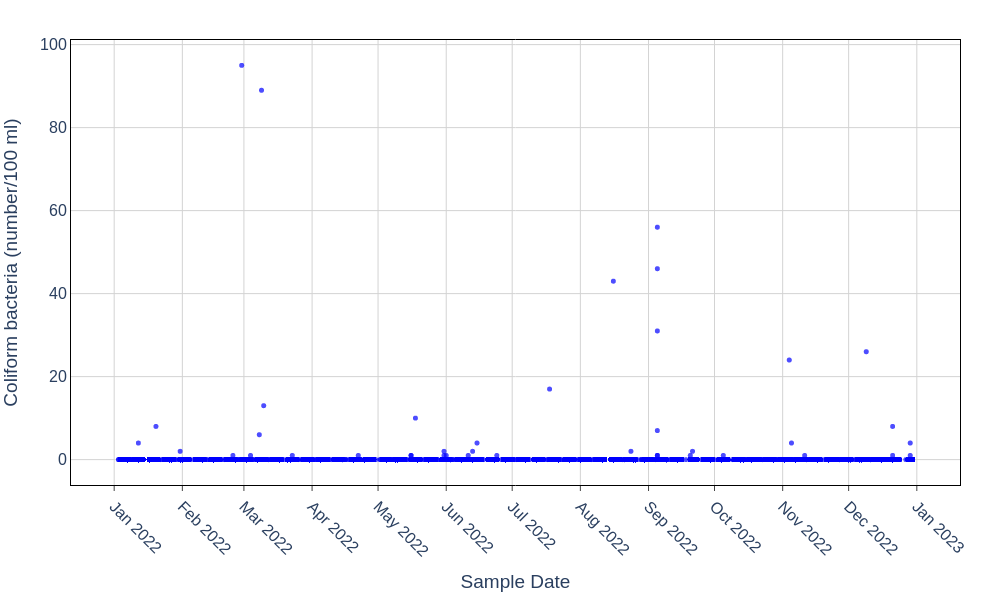

The script that drew this image:
# filename: coliform_timeseries.py
import pandas as pd
import plotly.graph_objects as go

# Load and preprocess data
file_name = "Anglian_Water_Domestic_Water_Quality.csv"
df = pd.read_csv(file_name, encoding="utf-8")
df['Sample_Date'] = pd.to_datetime(df['Sample_Date'], format='%d/%m/%Y %H:%M', errors='coerce')
df_filtered = df[(df['Determinand'] == 'Coliform Bacteria (Indicator)') & df['Result'].notna()].copy()
df_filtered.sort_values('Sample_Date', inplace=True)

# Save filtered data to CSV for the chart
output_csv = "coliform_timeseries_data.csv"
df_filtered[['Sample_Date', 'Result', 'LSOA', 'Sample_Id', 'ObjectId']].to_csv(output_csv, index=False)

# Create plotly figure
fig = go.Figure()

# Add scatter markers for coliform bacteria results
fig.add_trace(go.Scatter(
    x=df_filtered['Sample_Date'],
    y=df_filtered['Result'],
    mode='markers',
    marker=dict(
        size=5,
        symbol='circle',
        color='blue',
        opacity=0.7
    ),
    name='Sample results'
))

# Layout settings
fig.update_layout(
    template='plotly_white',
    font=dict(size=16),
    margin=dict(l=60, r=40, t=40, b=80),
    xaxis=dict(
        title='Sample Date',
        showgrid=True,
        gridcolor='lightgrey',
        tickformat='%b %Y',
        tickangle=45,
        dtick="M1",
        ticks="outside",
        showline=True,
        linecolor='black',
        mirror=True,
        zeroline=False
    ),
    yaxis=dict(
        title='Coliform bacteria (number/100 ml)',
        showgrid=True,
        gridcolor='lightgrey',
        showline=True,
        linecolor='black',
        mirror=True,
        zeroline=False
    ),
    legend=dict(
        bgcolor='rgba(255,255,255,0)',
        bordercolor='rgba(0,0,0,0)',
        borderwidth=0
    )
)

# Save html and png files
html_file = "coliform_timeseries.html"
png_file = "coliform_timeseries.png"
fig.write_html(html_file, include_plotlyjs='cdn', full_html=True)
fig.write_image(png_file, width=1000, height=600)

# Print output filenames
print(png_file)
print(html_file)
print(output_csv)
print("coliform_timeseries.py")
